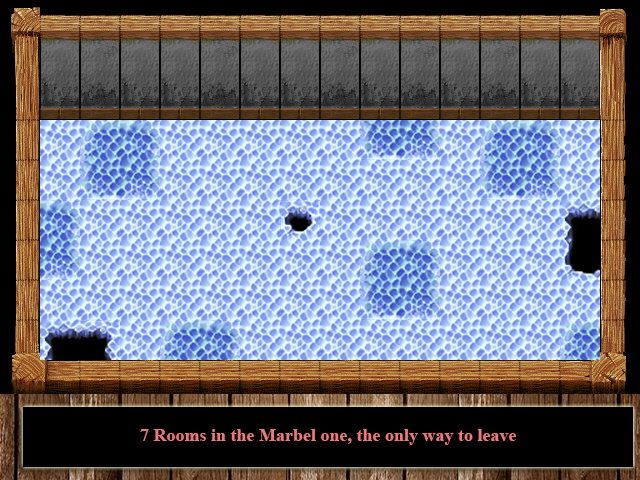

Tiled map render using the project's own tile images. Description and the map definition, with tile-layer contents summarised, below:
An orthogonal 16x12 tile map with 40x40 px tiles, 1 tile layer (layers), 2 tilesets, 1 image layer and 15 objects (3x doorEntity, mainPlayer).

<map version="1.0" orientation="orthogonal" renderorder="right-down" width="16" height="12" tilewidth="40" tileheight="40">
 <tileset firstgid="1" name="room" tilewidth="40" tileheight="40">
  <image source="../img/VILINT.png" width="640" height="480" />
 </tileset>
 <tileset firstgid="193" name="Dungeon_A2" tilewidth="40" tileheight="40">
  <image source="../img/Dungeon_A2.png" width="640" height="480" />
 </tileset>
 <layer name="layers" width="16" height="12">
  <data>[192 cells, 160 non-empty, 36 distinct tile ids]</data>
 </layer>
 <objectgroup color="#ea0003" name="collision">
  <object x="1" y="361" width="637" height="35" />
  <object x="601" y="-1" width="35" height="400" />
  <object x="0" y="-1" width="40" height="398" />
  <object x="-5" y="-1" width="128" height="91" />
  <object x="196.333" y="-2.33333" width="85" height="93.3333" />
  <object x="515.333" y="-1.33333" width="89.3333" height="90.3333" />
  <object x="356.667" y="0" width="87.6667" height="89.3333" />
  <object x="11" y="11" width="600" height="49" />
  <object x="288" y="212" width="21" height="21">
   <ellipse />
  </object>
  <object x="569" y="213" width="30" height="56" />
  <object x="52" y="337" width="51" height="22" />
 </objectgroup>
 <objectgroup color="#aaff7f" name="entities">
  <object name="mainPlayer" x="300" y="300" width="40" height="40">
   <properties>
    <property name="spritewidth" value="40" />
   </properties>
  </object>
  <object name="doorEntity" x="120" y="40" width="80" height="80">
   <properties>
    <property name="id" value="0" />
    <property name="spritewidth" value="80" />
   </properties>
  </object>
  <object name="doorEntity" x="440" y="40" width="80" height="80">
   <properties>
    <property name="id" value="2" />
    <property name="spritewidth" value="80" />
   </properties>
  </object>
  <object name="doorEntity" x="280" y="40" width="80" height="80">
   <properties>
    <property name="id" value="1" />
    <property name="spritewidth" value="80" />
   </properties>
  </object>
 </objectgroup>
 <imagelayer name="Calque d'image 1">
  <image source="../img/3.png" />
 </imagelayer>
</map>
